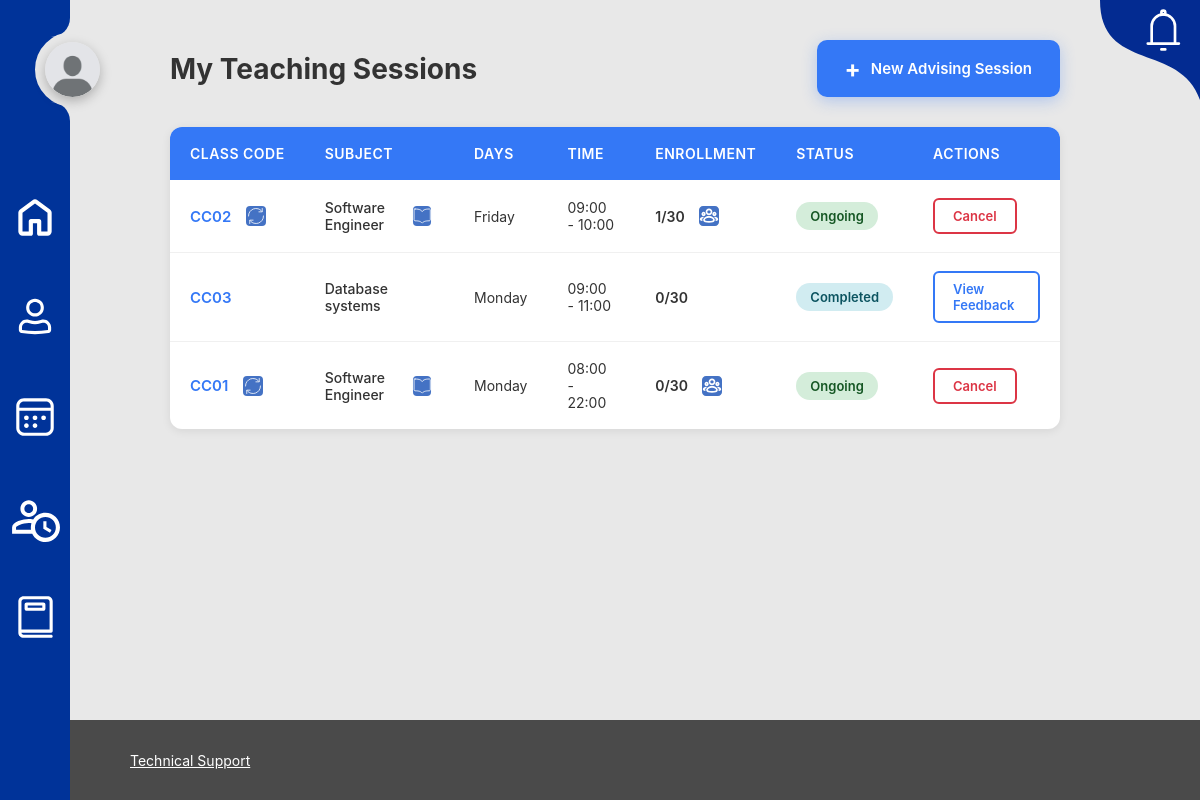
Screenshot of /tutor/sessions/ (signed in) with the database file from the repository.
### tutoring_sessions/models.py (models this page shows, shortened)
class Session(models.Model):
    STATUS_CHOICES = [
        ('scheduled', 'Scheduled'),
        ('ongoing', 'Ongoing'),
        ('completed', 'Completed'),
        ('cancelled', 'Cancelled'),
    ]
    DAY_CHOICES = [
        ('0', 'Monday'),
        ('1', 'Tuesday'),
        ('2', 'Wednesday'),
        ('3', 'Thursday'),
        ('4', 'Friday'),
        ('5', 'Saturday'),
        ('6', 'Sunday'),
    ]
    class_code = models.CharField(max_length=20)
    subject = models.ForeignKey(Subject, on_delete=models.CASCADE)
    tutor = models.ForeignKey(Tutor, on_delete=models.CASCADE)
    days = models.CharField(max_length=50)  # Ví dụ: "2-3-4"
    start_time = models.TimeField()
    end_time = models.TimeField()
    capacity = models.IntegerField(default=30)
    enrolled_count = models.IntegerField(default=0)
    status = models.CharField(max_length=20, choices=STATUS_CHOICES, default='scheduled')
    created_at = models.DateTimeField(auto_now_add=True)
    @property
    def capacity_display(self):
        return f"{self.enrolled_count}/{self.capacity}"

class Subject(models.Model):
    name = models.CharField(max_length=100)
    code = models.CharField(max_length=20, unique=True)

### tutors/views.py (the view)
# urls.py: path('sessions/', include('tutoring_sessions.urls')),
@login_required
def sessions(request):
    if request.user.userprofile.role != 'tutor':
        return render(request, '403.html', status=403)
    tutor = request.user.tutor  # Assumes user is linked to Tutor
    sessions = Session.objects.filter(tutor=tutor).order_by('-created_at')
    return render(request, 'tutors/sessions.html', {'sessions': sessions})

### notification/context_processors.py (called while the page is built)
def notifications(request):
    if request.user.is_authenticated:
        notifications = NotificationService.get_user_notifications(request.user)
        unread_count = NotificationService.get_unread_count(request.user)
        return {
            'user_notifications': notifications[:5],  # Latest 5
            'unread_count': unread_count,
        }
    return {
        'user_notifications': [],
        'unread_count': 0,
    }

### notification/notification_service.py (called while the page is built)
    @staticmethod
    def get_user_notifications(user: User, unread_only: bool = False):
        personal = Notification.objects.filter(user=user)
        broadcasts = Notification.objects.filter(is_broadcast=True)
        notifications = personal | broadcasts
        if unread_only:
            notifications = notifications.filter(is_read=False)
        return notifications.order_by('-created_at')

    @staticmethod
    def get_unread_count(user: User):
        personal_unread = Notification.objects.filter(user=user, is_read=False).count()
        broadcast_unread = Notification.objects.filter(is_broadcast=True, is_read=False).count()
        return personal_unread + broadcast_unread

### tutors/templatetags/tutor_avatar.py (called while the page is built)
@register.filter
def valid_avatar(avatar_field):
    if not avatar_field:
        return False
    file_path = os.path.join(settings.MEDIA_ROOT, str(avatar_field))
    return os.path.isfile(file_path)

### tutors/templates/tutors/sessions.html (shortened to what this page needs)
{% extends 'tutor_base.html' %}
{% load static %}
{% block content %}
<div class="sessions-container">
    <div class="page-header">
        <h1 class="page-title">My Teaching Sessions</h1>
        <a href="{% url 'tutors:create_advising_session' %}" class="add-session-btn">
            New Advising Session
        </a>
    </div>
    <div class="sessions-table-wrapper">
        {% if sessions %}
        <table class="sessions-table">
            <thead>
                <tr>
                    <th>Class Code</th>
                    <th>Subject</th>
                    <th>Days</th>
                    <th>Time</th>
                    <th>Enrollment</th>
                    <th>Status</th>
                    <th>Actions</th>
                </tr>
            </thead>
            <tbody>
                {% for session in sessions %}
                <tr>
                    <td>
                        <div class="class-code">
                            {{ session.class_code }}
                            {% if session.status == 'ongoing' %}
                            <a href="{% url 'tutoring_sessions:tutor_reschedule_session' session.id %}"
                               class="icon-btn"
                               data-tooltip="Reschedule Session">
                                <img src="{% static 'images/reschedule.svg' %}" alt="reschedule">
                            </a>
                            {% endif %}
                        </div>
                    </td>
                    <td>
                        <div class="subject-name">
                            {{ session.subject.name }}
                            {% if session.status == 'ongoing' %}
                            <a href="{% url 'tutors:session_materials' session.id %}"
                               class="icon-btn"
                               data-tooltip="Session Materials">
                                <img src="{% static 'images/session material.svg' %}" alt="materials">
                            </a>
                            {% endif %}
                        </div>
                    </td>
                    <td>{{ session.days }}</td>
                    <td>{{ session.start_time|time:"H:i" }} - {{ session.end_time|time:"H:i" }}</td>
                    <td>
                        <div class="capacity-info">
                            <span class="capacity-text">{{ session.capacity_display }}</span>
                            {% if session.status == 'ongoing' %}
                            <a href="{% url 'tutoring_sessions:view_students' session.id %}"
                               class="icon-btn"
                               data-tooltip="View Students">
                                <img src="{% static 'images/Student list.svg' %}" alt="students">
                            </a>
                            {% endif %}
                        </div>
                    </td>
                    <td>
                        <span class="status-badge status-{{ session.status }}">
                            {{ session.get_status_display }}
                        </span>
                    </td>
                    <td>
                        {% if session.status == 'scheduled' or session.status == 'ongoing' %}
                            <a href="{% url 'tutoring_sessions:tutor_cancel_session' session.id %}"
                               class="action-btn action-cancel"
                               onclick="return confirm('Are you sure you want to cancel this session? All enrolled students will be unenrolled.')">
                                Cancel
                            </a>
                        {% elif session.status == 'completed' %}
                            <a href="{% url 'feedback:view_feedback' session.id %}"
                               class="action-btn action-feedback">
                                View Feedback
                            </a>
                        {% endif %}
                    </td>
                </tr>
                {% endfor %}
            </tbody>
        </table>
        {% endif %}
    </div>
</div>
{% endblock %}

### static/css/student_base.css (style rules this page uses)
:root { --white: #fff; --bg-color: #e5e5e5; --navbar-color: #003399; --text-color:#000; --bg-color:#e8e8e8; }
body { background-color: #e8e8e8; }
* { font-family: Inter, sans-serif; margin: 0; padding: 0; outline: none; list-style:none; text-decoration: none; }

### tutors/templates/tutors/sessions.html (style rules this page uses)
:root { --primary-blue: #3478F6; --primary-hover: #216CE7; --text-dark: #333; --text-muted: #666; --color-success: #4CAF50; --color-error: #f44336; --color-info: #2196F3; --status-scheduled-bg: #fff3cd; --status-scheduled-color: #856404; --status-ongoing-bg: #d4edda; --status-ongoing-color: #155724; --status-completed-bg: #d1ecf1; --status-completed-color: #0c5460; --status-cancelled-bg: #f8d7da; --status-cancelled-color: #721c24; }
.sessions-container { max-width: 100%; margin: 0 auto; padding: 40px 20px; margin-left: 150px; margin-right: 120px; margin-bottom: 90px; font-family: 'Segoe UI', Tahoma, Geneva, Verdana, sans-serif; }
.page-header { display: flex; align-items: center; justify-content: space-between; margin-bottom: 30px; flex-wrap: wrap; gap: 20px; }
.page-title { font-size: 28px; font-weight: 700; color: var(--text-dark); display: flex; align-items: center; gap: 12px; }
.add-session-btn { display: flex; align-items: center; gap: 10px; padding: 14px 28px; background-color: var(--primary-blue); color: white; text-decoration: none; border-radius: 10px; font-weight: 600; font-size: 15px; transition: all 0.3s; box-shadow: 0 4px 15px rgba(52, 120, 246, 0.3); border: none; cursor: pointer; }
.add-session-btn::before { content: "+"; font-size: 24px; font-weight: bold; }
.sessions-table-wrapper { background: white; border-radius: 12px; box-shadow: 0 2px 10px rgba(0, 0, 0, 0.08); overflow: hidden; }
.sessions-table { width: 100%; border-collapse: collapse; }
.sessions-table thead { background-color: var(--primary-blue); }
.sessions-table th { padding: 18px 20px; text-align: left; font-weight: 600; font-size: 14px; color: white; text-transform: uppercase; letter-spacing: 0.5px; white-space: nowrap; }
.sessions-table tbody tr { border-bottom: 1px solid #f0f0f0; transition: all 0.3s; }
.sessions-table tbody tr:last-child { border-bottom: none; }
.sessions-table td { padding: 18px 20px; color: var(--text-dark); font-size: 14px; vertical-align: middle; }
.class-code { font-weight: 600; color: var(--primary-blue); font-size: 15px; display: flex; align-items: center; gap: 10px; }
.subject-name { font-weight: 500; display: flex; align-items: center; gap: 10px; }
.capacity-info { display: flex; align-items: center; gap: 10px; }
.capacity-text { font-weight: 600; }
.status-badge { display: inline-block; padding: 6px 14px; border-radius: 20px; font-size: 13px; font-weight: 600; text-transform: capitalize; }
.status-ongoing { background: var(--status-ongoing-bg); color: var(--status-ongoing-color); }
.status-completed { background: var(--status-completed-bg); color: var(--status-completed-color); }
.icon-btn { position: relative; display: inline-flex; align-items: center; justify-content: center; width: 25px; height: 25px; border-radius: 8px; transition: all 0.3s; cursor: pointer; border: 2px solid transparent; }
.icon-btn img { width: 20px; height: 20px; transition: all 0.3s; }
.icon-btn::after { content: attr(data-tooltip); position: absolute; bottom: 100%; left: 50%; transform: translateX(-50%) translateY(-8px); padding: 8px 12px; background: var(--text-dark); color: white; font-size: 12px; font-weight: 500; border-radius: 6px; white-space: nowrap; opacity: 0; pointer-events: none; transition: all 0.3s; z-index: 1000; }
.icon-btn::before { content: ""; position: absolute; bottom: 100%; left: 50%; transform: translateX(-50%) translateY(-2px); border: 6px solid transparent; border-top-color: var(--text-dark); opacity: 0; pointer-events: none; transition: all 0.3s; z-index: 1000; }
.action-btn { display: inline-block; padding: 8px 18px; border-radius: 6px; font-size: 13px; font-weight: 600; text-decoration: none; transition: all 0.3s; border: 2px solid; }
.action-cancel { background: white; color: #dc3545; border-color: #dc3545; }
.action-feedback { background: white; color: var(--primary-blue); border-color: var(--primary-blue); }

### rows the page displays
Session: class_code "CC02", subject.name "Software Engineer", days "Friday", start_time "09:00", end_time "10:00", capacity_display "1/30", status "Ongoing", shows "Cancel"
Session: class_code "CC03", subject.name "Database systems", days "Monday", start_time "09:00", end_time "11:00", capacity_display "0/30", status "Completed", shows "View Feedback"
Session: class_code "CC01", subject.name "Software Engineer", days "Monday", start_time "08:00", end_time "22:00", capacity_display "0/30", status "Ongoing", shows "Cancel"
